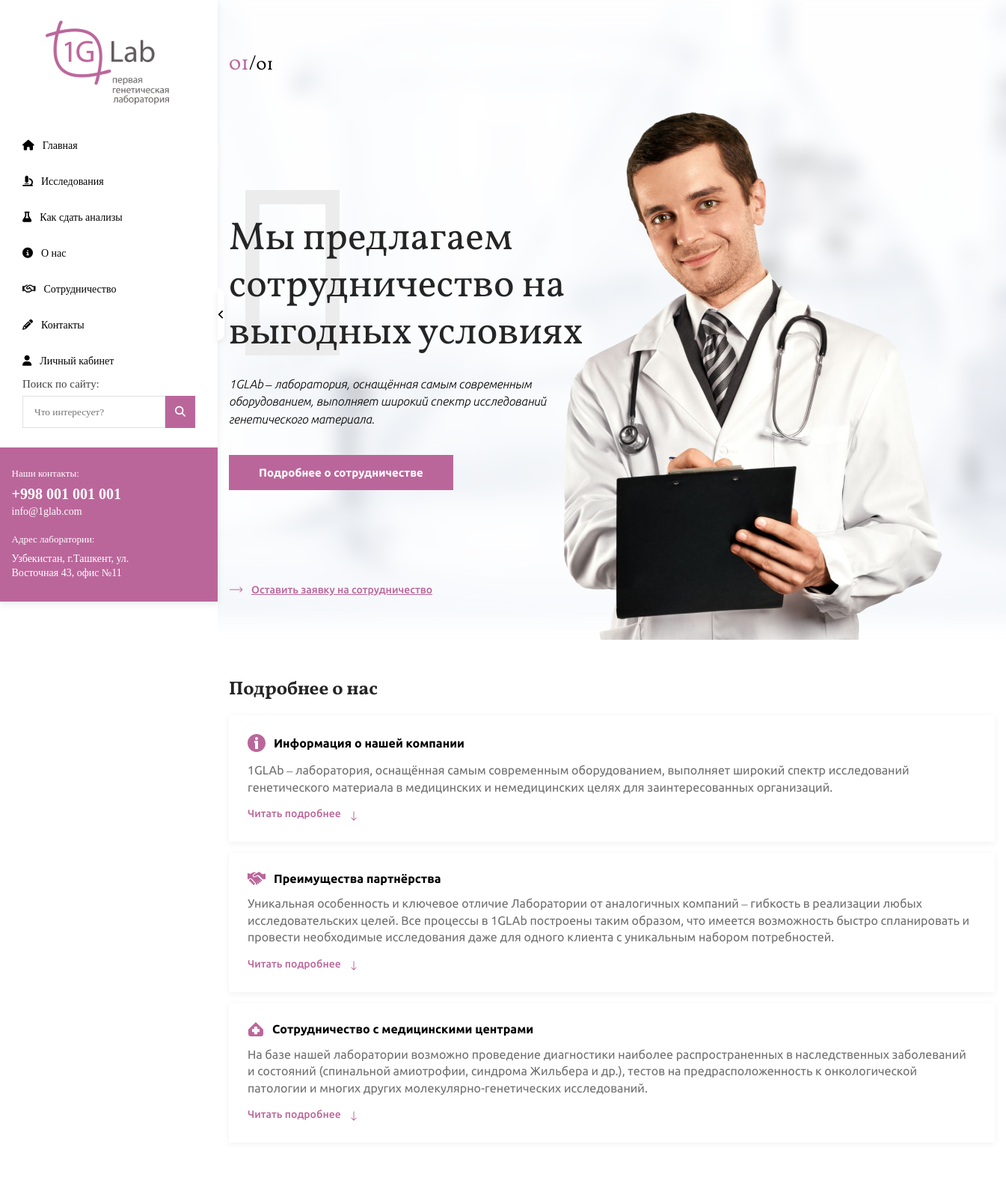
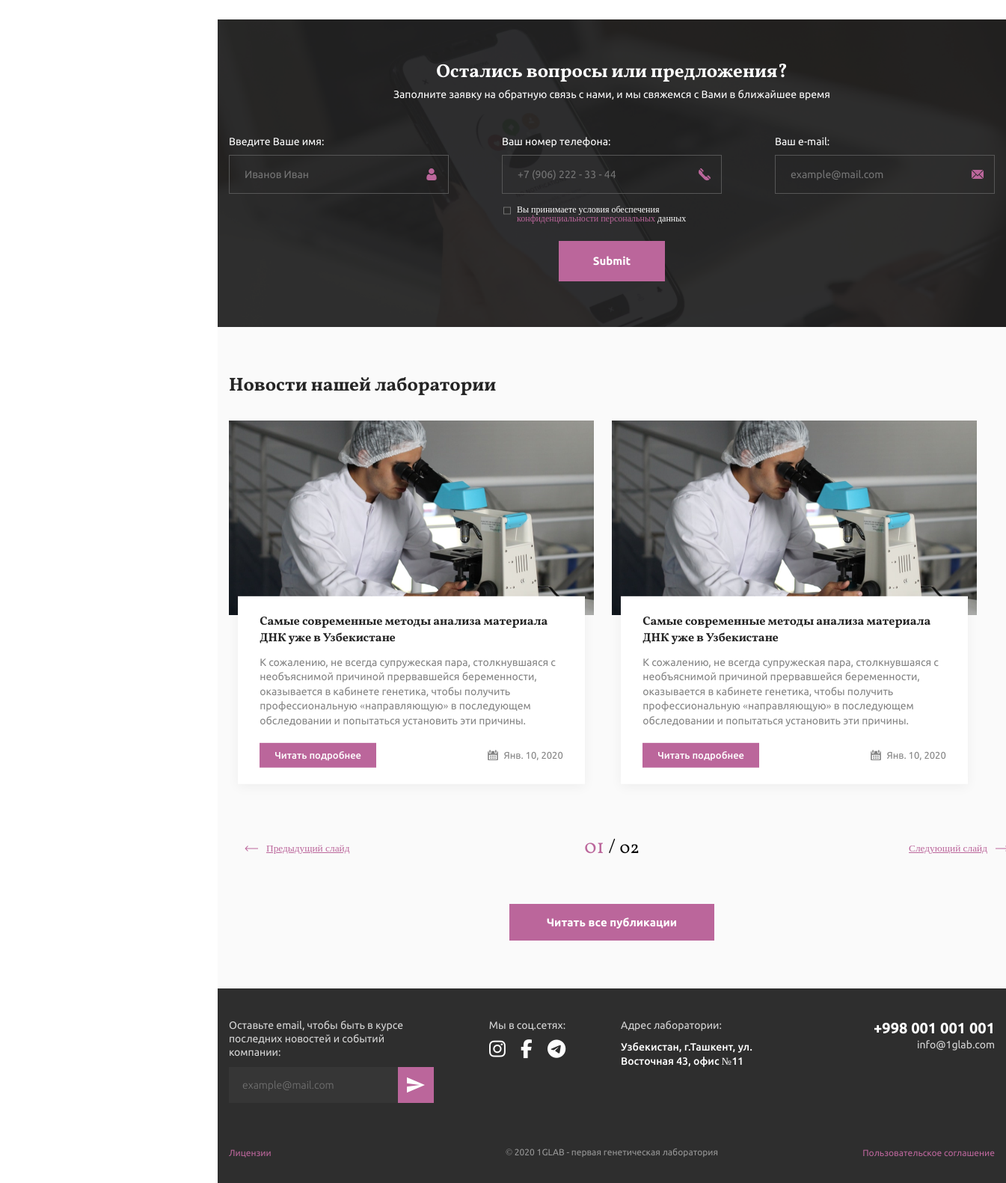
The page /about/ on the database its author committed (2 pictures, top to bottom).
### genlab/apps/main_app/models.py (models this page shows, shortened)
class HeaderSlid(models.Model):
    class Meta:
        db_table = ''
        managed = True
        verbose_name = 'Слайд хедера'
        verbose_name_plural = 'Слайды хедера'
    HOME = 'home'
    RESEARCHES = 'researches'
    QUESTIONS = 'questions'
    COOPERATION = 'cooperation'
    NEWS = 'news'
    ABOUT = 'about'
    CHOICE_GROUP = {
        (HOME, 'Главная страница'),
        (RESEARCHES, 'Исследования'),
        (QUESTIONS, 'Как сдать анализы'),
        (COOPERATION, 'Сотрудничество'),
        ( NEWS, 'Новости'),
        (ABOUT, 'О нас')
    }
    slide_header = models.CharField(("Заголовок слайда"), max_length=500)
    slide_text = models.TextField(("Текст слайда"))
    page = models.CharField(("Страница на которой отображать данный слайд"), choices=CHOICE_GROUP, default=HOME,  max_length=50)
    image = models.ImageField(("Фото отобржаемое на слайдере"), upload_to='img', null=True, blank=True)
    button_text = models.CharField(("Текст кнопки(если есть)"), max_length=50, null=True, blank=True)
    button_link = models.CharField(("Ссылка кнопки"), max_length=50 , null=True, blank=True)
    link_text = models.CharField(("Текст ссылки(если есть)"), max_length=50, null=True, blank=True)
    link_url = models.CharField(("URL ссылки"), max_length=50 , null=True, blank=True)

class About(models.Model):
    class Meta:
        db_table = ''
        managed = True
        verbose_name = 'Карточка блока подробнее о нас'
        verbose_name_plural = 'Карточки блока подробнее о нас'
    name = models.CharField(("Заголовок карточки"), max_length=150)
    short_text = models.CharField(("Краткое описание"), max_length=500)
    full_text = models.TextField(("Полное описание(без краткого)"))
    ico = models.FileField(("Иконка данного блока(jpg, svg, png)"), upload_to='img', max_length=1024, null=True, blank=True)

class News(models.Model):
    class Meta:
        db_table = ''
        managed = True
        verbose_name = 'Новость'
        verbose_name_plural = 'Новости'
    title = models.CharField(("Заголовок новости"), max_length=256)
    short_text = models.TextField(("Короткий текст новости"))
    full_text = models.TextField(("Полный текст новости(короткий писать не надо)"))
    img = models.ImageField(("Картинка новости"), upload_to='img')
    date = models.DateField(("Дата новости"), auto_now=False, auto_now_add=False)
    link = models.SlugField(("Cсылка на новость"))

### genlab/apps/main_app/views.py (the view)
# urls.py: path('about/', views.AboutUsView.as_view(), name='about' ),
class AboutUsView(View):
    def get(self, request, *args, **kwargs):
        slides = HeaderSlid.objects.filter(page='about')
        cards = About.objects.all()
        news = News.objects.all()
        context = {
            'news': news,
            'cards': cards,
            'slides' : slides,
        }
        return render(request, "about_us.html", context)

### templates/about_us.html (shortened to what this page needs)
{% extends "base.html" %}
{% load static %}
{% block content %}
    <div class="about">
        <div class="container">
            <h2 class="about__header">
                Подробнее о нас
            </h2>
            {% for card in cards  %}
            <div class="about__card card">
                <div class="card__header">
                    {% if card.ico %}
                        <img src="{{ card.ico.url }}" alt="" class="card__ico">
                    {% endif %}
                    <h3 class="card__title">{{card.name}}</h3>
                </div>
                <p class="card__text short">{{card.short_text}}</p>
                <p class="card__navigate"></p>
            </div>
            {% endfor %}
        </div>
    </div>
	{% include "include/feedback.html" %}
	{% include "include/short_news.html" %}
{% endblock %}

### templates/include/header-slider.html (shortened to what this page needs)
{% load static %}
{% url 'home' as home_url %}
{% url 'cooperation' as cooperation_url%}
{% url 'questions' as questions_url%}
{% url 'researches' as researches_url%}
{% block header-slider %}
    <header class="header">
        <div class="container">
            <div class="header__slider" id="slider-1">
               {% for slide in slides %}
                <div class="header__slider__item" style="background: url({{slide.image.url}})
                        ">
                        <div class="header__slider__item__content">
                            <div class="header__slider__item__content__navigate">
                                <p class="header__slider__item__content__navigate__slides num header__navigate" id="slider-nav-1">
                                    <span class="num__this">01</span>/<span class="num__all"></span>
                                </p>
                            </div>
                            <h1 class="header__slider__item__content__header">{{slide.slide_header}}</h1>
                            <p class="header__slider__item__content__text">{{slide.slide_text}}</p>
                            {% if slide.button_text %}
                                <a href="{% if slide.button_link %}{{slide.button_link}} {% endif %}" class="header__slider__item__content__button">{{slide.button_text}}</a>
                            {% endif %}
                            {% if slide.link_text %}
                                <a href="{% if slide.link_url %}{{slide.link_url}}{% endif %}" class="header__slider__item__content__link">{{slide.link_text}}</a>
                            {% endif %}
                        </div>
                    </div>
               {% endfor %}
            </div>
        </div>
    </header>
{% endblock header-slider %}

### templates/include/short_news.html
{% load static %}
    <div class="news">
        <div class="container">
            <h2 class="news__header">
                Новости нашей лаборатории
            </h2>
            <div class="news__slider slider" id="slider-2">
                {% for a in news  %}
                    <div class="slider__item slide">
                        <div class="slide__content">
                            <div class="slide__content__image ibg"><img src="{{a.img.url}}" alt=""></div>
                            <div class="slide__content__text">
                                <h3 class="slide__content__text__header">{{a.title}}</h3>
                                <p class="slide__content__text__description">{{a.short_text}}</p>
                                <div class="slide__content__text__more">
                                    <a href="{% url 'news' %}#{{a.link}}" class="slide__content__text__more__button">Читать подробнее</a>
                                    <span class="slide__content__text__more__date">{{a.date}}</span>
                                </div>
                            </div>
                        </div>
                    </div>
                    <div class="slider__item slide">
                        <div class="slide__content">
                            <div class="slide__content__image ibg"><img src="{{a.img.url}}" alt=""></div>
                            <div class="slide__content__text">
                                <h3 class="slide__content__text__header">{{a.title}}</h3>
                                <p class="slide__content__text__description">{{a.short_text}}</p>
                                <div class="slide__content__text__more">
                                    <a href="{% url 'news' %}#{{a.link}}" class="slide__content__text__more__button">Читать подробнее</a>
                                    <span class="slide__content__text__more__date">{{a.date}}</span>
                                </div>
                            </div>
                        </div>
                    </div>
                {% endfor %}
            </div>
            <div class="news__navigate">
                <p class="num" id="slider-nav-2">
                    <span class="num__this">01</span>
                    /
                    <span class="num__all">03</span>
                </p>
            </div>
            <div class="news__button">
                <a href="{% url 'news' %}" class="news__button__link">Читать все публикации</a>
            </div>
        </div>
    </div>

### rows shown on the page
HeaderSlid: image (picture), slide_header "Мы предлагаем сотрудничество на выгодных условиях", slide_text "1GLAb – лаборатория, оснащённая самым современным оборудованием, выполняет широкий спектр исследований генетического материала.", button_text "Подробнее о сотрудничестве", link_text "Оставить заявку на сотрудничество"
About: ico (picture), name "Информация о нашей компании", short_text "1GLAb – лаборатория, оснащённая самым современным оборудованием, выполняет широкий спектр исследований генетического материала в медицинских и немедицинских целях для заинтересованных организаций."
About: ico (picture), name "Преимущества партнёрства", short_text "Уникальная особенность и ключевое отличие Лаборатории от аналогичных компаний – гибкость в реализации любых исследовательских целей. Все процессы в 1GLAb построены таким образом, что имеется возможность быстро спланировать и провести необходимые исследования даже для одного клиента с уникальным набором потребностей."
About: ico (picture), name "Сотрудничество с медицинскими центрами", short_text "На базе нашей лаборатории возможно проведение диагностики наиболее распространенных в наследственных заболеваний и состояний (спинальной амиотрофии, синдрома Жильбера и др.), тестов на предрасположенность к онкологической патологии и многих других молекулярно-генетических исследований."
News: title "Самые современные методы анализа материала ДНК уже в Узбекистане", short_text "К сожалению, не всегда супружеская пара, столкнувшаяся с необъяснимой причиной прервавшейся беременности, оказывается в кабинете генетика, чтобы получить профессиональную «направляющую» в последующем обследовании и попытаться установить эти причины.", date "Янв. 10, 2020"
